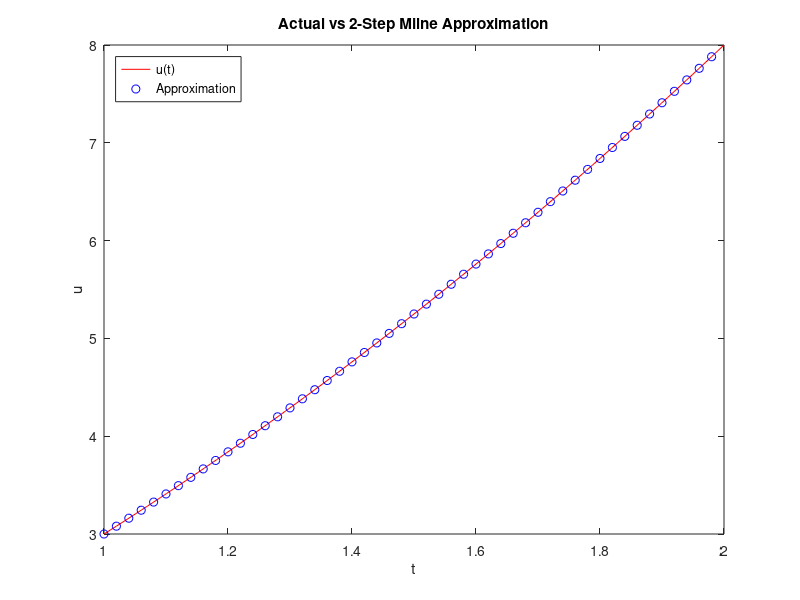

Source code (MATLAB):
%Stephanie Klumpe
%Midterm
%Problem 2
%Solving the ODE u'(t)=2(t+1), u(1)=3 using the 2 step Milne's method. In
%order to get the first step so that we have the first two conditions, we
%impliment the forward Euler's method. After that, it is Milne's method.
clear;
close all;
clc;
fprintf('Problem 2\n');
%n=10;
n=50;
%n=100;
t=linspace(1,2);
h=1/n;
utrue=t.^2+2*t;
up=3;
uc=3+h*4;
tp=1;
plot(t,utrue,'r');
hold on
for i=1:n
    un=up+(h/3)*(2*(tp+1)+4*2*(tp+h+1)+2*(tp+(2*h)+1));
    plot(tp,up,'bo');
    hold on
    tc=tp+h;
    tp=tc;
    up=uc;
    uc=un;
end
title('Actual vs 2-Step Milne Approximation');
xlabel('t');
ylabel('u');
legend('u(t)','Approximation','Location','northwest');